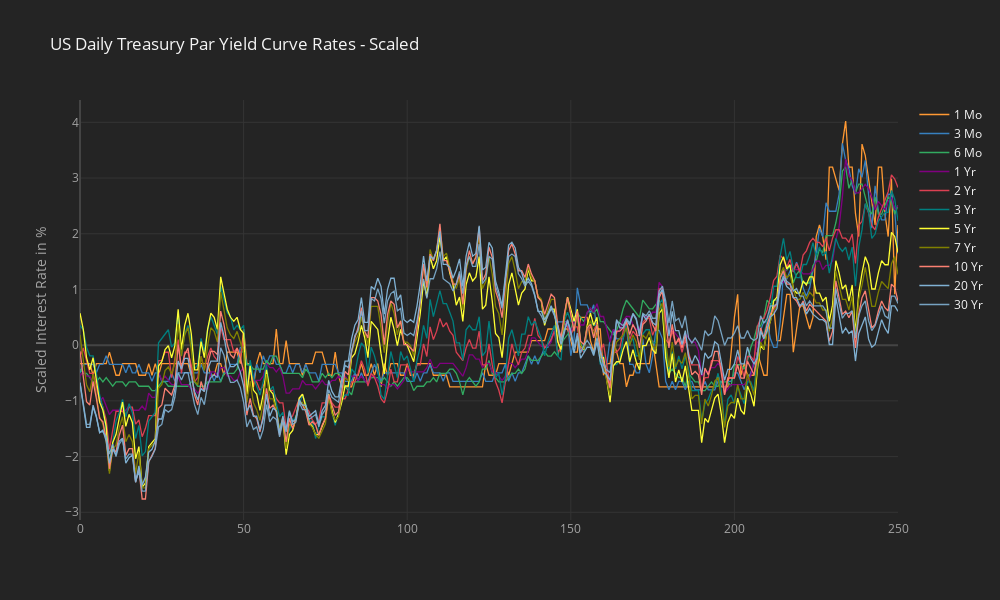

The code cell stored with this chart in its notebook:
### Code cell
scaler = StandardScaler()
scaler.fit(df)

df1 = pd.DataFrame(scaler.transform(df),columns=df.columns)
df1.iplot(title='US Daily Treasury Par Yield Curve Rates - Scaled',yTitle='Scaled Interest Rate in %')

### Figure 1 — Plotly figure (JSON) as saved in the notebook; plotly's stock layout.template omitted (floating-point values rounded to 4 significant figures; data arrays with more than 128 entries replaced by an {"elided": "..."} marker saying what was removed)
{"data": [{"line": {"color": "rgba(255, 153, 51, 1.0)", "dash": "solid", "shape": "linear", "width": 1.3}, "mode": "lines", "name": "1 Mo", "text": "", "type": "scatter", "x": {"elided": "251 int values"}, "y": {"elided": "251 float values"}}, {"line": {"color": "rgba(55, 128, 191, 1.0)", "dash": "solid", "shape": "linear", "width": 1.3}, "mode": "lines", "name": "3 Mo", "text": "", "type": "scatter", "x": {"elided": "251 int values"}, "y": {"elided": "251 float values"}}, {"line": {"color": "rgba(50, 171, 96, 1.0)", "dash": "solid", "shape": "linear", "width": 1.3}, "mode": "lines", "name": "6 Mo", "text": "", "type": "scatter", "x": {"elided": "251 int values"}, "y": {"elided": "251 float values"}}, {"line": {"color": "rgba(128, 0, 128, 1.0)", "dash": "solid", "shape": "linear", "width": 1.3}, "mode": "lines", "name": "1 Yr", "text": "", "type": "scatter", "x": {"elided": "251 int values"}, "y": {"elided": "251 float values"}}, {"line": {"color": "rgba(219, 64, 82, 1.0)", "dash": "solid", "shape": "linear", "width": 1.3}, "mode": "lines", "name": "2 Yr", "text": "", "type": "scatter", "x": {"elided": "251 int values"}, "y": {"elided": "251 float values"}}, {"line": {"color": "rgba(0, 128, 128, 1.0)", "dash": "solid", "shape": "linear", "width": 1.3}, "mode": "lines", "name": "3 Yr", "text": "", "type": "scatter", "x": {"elided": "251 int values"}, "y": {"elided": "251 float values"}}, {"line": {"color": "rgba(255, 255, 51, 1.0)", "dash": "solid", "shape": "linear", "width": 1.3}, "mode": "lines", "name": "5 Yr", "text": "", "type": "scatter", "x": {"elided": "251 int values"}, "y": {"elided": "251 float values"}}, {"line": {"color": "rgba(128, 128, 0, 1.0)", "dash": "solid", "shape": "linear", "width": 1.3}, "mode": "lines", "name": "7 Yr", "text": "", "type": "scatter", "x": {"elided": "251 int values"}, "y": {"elided": "251 float values"}}, {"line": {"color": "rgba(251, 128, 114, 1.0)", "dash": "solid", "shape": "linear", "width": 1.3}, "mode": "lines", "name": "10 Yr", "text": "", "type": "scatter", "x": {"elided": "251 int values"}, "y": {"elided": "251 float values"}}, {"line": {"color": "rgba(128, 177, 211, 1.0)", "dash": "solid", "shape": "linear", "width": 1.3}, "mode": "lines", "name": "20 Yr", "text": "", "type": "scatter", "x": {"elided": "251 int values"}, "y": {"elided": "251 float values"}}, {"line": {"color": "rgba(128, 177, 211, 0.8999999999999999)", "dash": "solid", "shape": "linear", "width": 1.3}, "mode": "lines", "name": "30 Yr", "text": "", "type": "scatter", "x": {"elided": "251 int values"}, "y": {"elided": "251 float values"}}], "layout": {"height": 600, "legend": {"bgcolor": "#242424", "font": {"color": "#F4F4F4"}}, "paper_bgcolor": "#242424", "plot_bgcolor": "#242424", "title": {"font": {"color": "#F4F4F4"}, "text": "US Daily Treasury Par Yield Curve Rates - Scaled"}, "width": 1000, "xaxis": {"gridcolor": "#343434", "showgrid": true, "tickfont": {"color": "#A4A4A4"}, "title": {"font": {"color": "#A4A4A4"}, "text": ""}, "zerolinecolor": "#444444"}, "yaxis": {"gridcolor": "#343434", "showgrid": true, "tickfont": {"color": "#A4A4A4"}, "title": {"font": {"color": "#A4A4A4"}, "text": "Scaled Interest Rate in %"}, "zerolinecolor": "#444444"}}}
